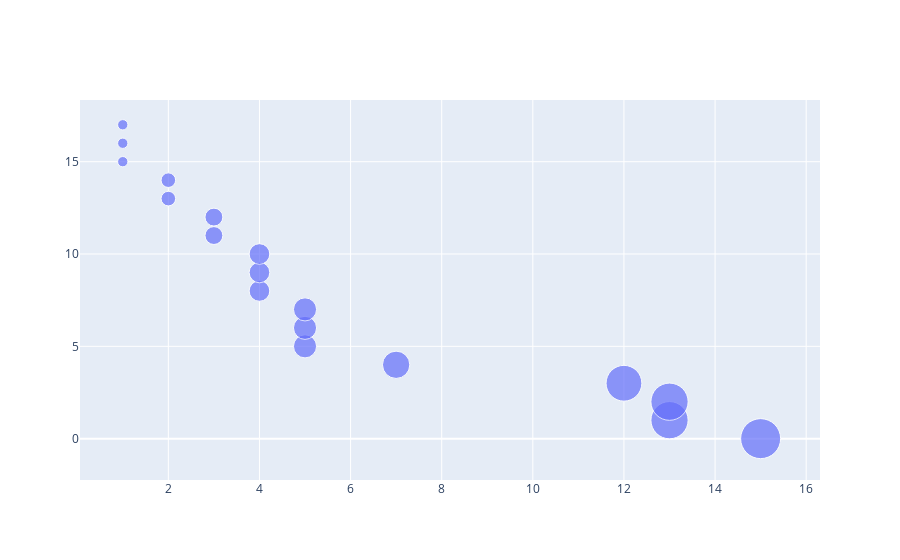

Source (notebook cell):
### Code cell
#Agora vamos fazer o grafico em bolhas, com o tamanho da bolha  numero de jogos em cada console.
fig = go.Figure(data=go.Scatter(x=jogos['Platform'].value_counts(),mode='markers',marker=dict(size=jogos['Platform'].value_counts().values,sizemode='area',sizeref=2.*max(jogos['Platform'].value_counts().values)/(40.**2),sizemin=4)))
fig

### Figure 1 — Plotly figure (JSON) as saved in the notebook; plotly's stock layout.template omitted (floating-point values rounded to 4 significant figures)
{"data": [{"marker": {"size": [15, 13, 13, 12, 7, 5, 5, 5, 4, 4, 4, 3, 3, 2, 2, 1, 1, 1], "sizemin": 4, "sizemode": "area", "sizeref": 0.01875}, "mode": "markers", "type": "scatter", "x": [15, 13, 13, 12, 7, 5, 5, 5, 4, 4, 4, 3, 3, 2, 2, 1, 1, 1]}], "layout": {}}
